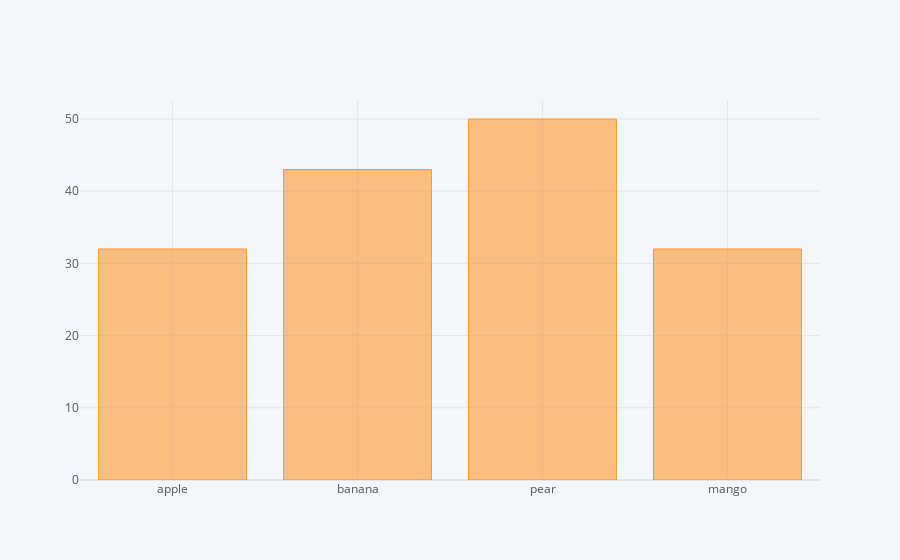

Here is the notebook cell this chart was saved with:
### Code cell
df2.iplot(kind = 'bar', x = 'fruit', y = 'count')

### Figure 1 — Plotly figure (JSON) as saved in the notebook; plotly's stock layout.template omitted (floating-point values rounded to 4 significant figures)
{"data": [{"marker": {"color": "rgba(255, 153, 51, 0.6)", "line": {"color": "rgba(255, 153, 51, 1.0)", "width": 1}}, "name": "count", "orientation": "v", "text": "", "type": "bar", "x": ["apple", "banana", "pear", "mango"], "y": [32, 43, 50, 32]}], "layout": {"legend": {"bgcolor": "#F5F6F9", "font": {"color": "#4D5663"}}, "paper_bgcolor": "#F5F6F9", "plot_bgcolor": "#F5F6F9", "title": {"font": {"color": "#4D5663"}}, "xaxis": {"gridcolor": "#E1E5ED", "showgrid": true, "tickfont": {"color": "#4D5663"}, "title": {"font": {"color": "#4D5663"}, "text": ""}, "zerolinecolor": "#E1E5ED"}, "yaxis": {"gridcolor": "#E1E5ED", "showgrid": true, "tickfont": {"color": "#4D5663"}, "title": {"font": {"color": "#4D5663"}, "text": ""}, "zerolinecolor": "#E1E5ED"}}}
